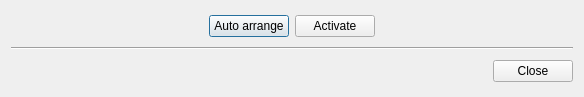
<ui version="4.0" >
 <class>EasyGeoTaggerGuiBase</class>
 <widget class="QDialog" name="EasyGeoTaggerGuiBase" >
  <property name="geometry" >
   <rect>
    <x>0</x>
    <y>0</y>
    <width>584</width>
    <height>97</height>
   </rect>
  </property>
  <property name="windowTitle" >
   <string>EasyGeoTagger Plugin</string>
  </property>
  <property name="windowIcon" >
   <iconset/>
  </property>
  <layout class="QGridLayout" >
   <item row="0" column="0" >
    <spacer>
     <property name="orientation" >
      <enum>Qt::Horizontal</enum>
     </property>
     <property name="sizeHint" >
      <size>
       <width>40</width>
       <height>20</height>
      </size>
     </property>
    </spacer>
   </item>
   <item row="0" column="1" >
    <widget class="QPushButton" name="pbtnAutoArrange" >
     <property name="text" >
      <string>Auto arrange</string>
     </property>
    </widget>
   </item>
   <item row="0" column="2" >
    <widget class="QPushButton" name="pbtnActivate" >
     <property name="text" >
      <string>Activate</string>
     </property>
    </widget>
   </item>
   <item row="0" column="3" >
    <spacer>
     <property name="orientation" >
      <enum>Qt::Horizontal</enum>
     </property>
     <property name="sizeHint" >
      <size>
       <width>40</width>
       <height>20</height>
      </size>
     </property>
    </spacer>
   </item>
   <item row="1" column="0" colspan="4" >
    <widget class="Line" name="line" >
     <property name="orientation" >
      <enum>Qt::Horizontal</enum>
     </property>
    </widget>
   </item>
   <item row="2" column="0" colspan="4" >
    <widget class="QDialogButtonBox" name="buttonBox" >
     <property name="orientation" >
      <enum>Qt::Horizontal</enum>
     </property>
     <property name="standardButtons" >
      <set>QDialogButtonBox::Close</set>
     </property>
    </widget>
   </item>
  </layout>
 </widget>
 <layoutdefault spacing="6" margin="11" />
 <resources/>
 <connections/>
</ui>
